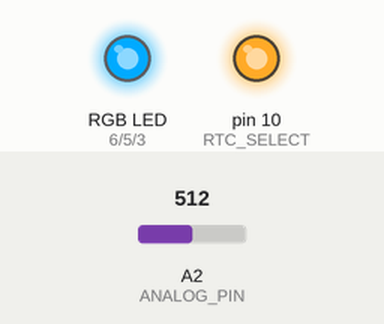
A sketch run on a simulated Arduino Uno, built with avr-gcc and run on an emulated ATmega328P. On the bench: an RGB LED mixed from three pins (HIGH = lit), output pins drawn as LEDs (lit = HIGH). The inputs (shaded band) are chosen by the test bench; at power-on: A2 (ANALOG_PIN) = 512. Storage starts empty; what the sketch prints to the serial monitor is not drawn.

Above: at 0.2 s.
Timing chart, 0 to 1.7 s (numbered marks = the images above):
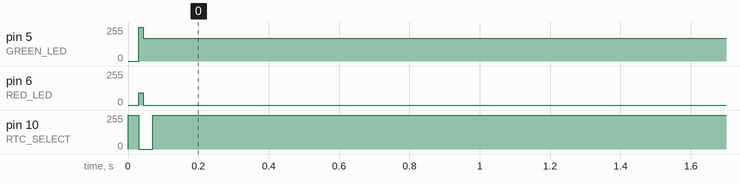

The sketch:

HS_Wearable.ino
```cpp
#include <SPI.h>
#include <SD.h>
#include "Common.h"
#include "DS3234_RTC.h"
#include "SD_Card.h"
#include "RGB.h"

void setup() {
  Serial.begin(9600);
  RTC_init();
  SD_init();
  analogReference(INTERNAL);
  RGB_init();
  readTimeDate();
  global_time = TimeDate[3]; //grab the current day of the week
  //day(1-31), month(1-12), year(0-99), hour(0-23), minute(0-59), second(0-59), weekday(1-7)
  //setTimeDate(1,4,13,17,13,00,1);
}

void loop() {
  int analog_val = analogRead(ANALOG_PIN);
  String dataString = "";
  SPI.setDataMode(SPI_MODE1);
  readTimeDate();
  dataString = timeDateToString();
  SD_write_val(dataString);
  Serial.println(dataString); //For Testing - may be removed
  Serial.println(analog_val); //For Testing - may be removed

  local_time = TimeDate[3]; //grab the current day of the week

  if(analog_val > 0) { //User is receiving UV at this point
    total_seconds++;
    Serial.print("Number of seconds outside: "); //For Testing - may be removed
    Serial.println(total_seconds); //For Testing - may be removed
  }

  if(total_seconds > 0){
     //update the LED color. Should be dispersed over a 30 minute interval
     int interval = secondsToInterval(total_seconds); //this will decide which color to light the LED
     changeLedColor(interval);
  }

  //Now let's handle a potential write to the SD card
  if(local_time != global_time){ //this should indicate a new day
    SPI.setDataMode(SPI_MODE0);
    File dataFile = SD.open("datalog.txt", FILE_WRITE);

    //if the file is available, write to it:
    if (dataFile) {
      dataFile.println(dataString);
      dataFile.close();
      // print to the serial port too:
    } else {
      Serial.println("error opening datalog.txt");
    }
    resetVisualization(); //reset any necessary parameters for a new day
  }

  delay(1000);
}
```

Common.h
```cpp
#ifndef Common_h
#define Common_h

// Slave select for real time clock
const int RTC_SELECT=10;

// Slave select for SD card
const int SD_SELECT=9; // SPI chip select for SD Card

// UV data enters on this pin
const int ANALOG_PIN = 2;

// Pins for accessing the RGB LED
const int BLUE_LED = 3;
const int GREEN_LED = 5;
const int RED_LED = 6;

// 0 (sec), 1 (min), 2 (hour), 3 (weekday 1-mon, 7-sun)
// 4 (day), 5 (month), 6 (year)
int TimeDate[7];

// This is the counter for the amount of time spend outside on a given day
int total_seconds = 0;

int global_time;
int local_time;
#endif
```

DS3234_RTC.h
```cpp
#ifndef DS3234_RTC_h
#define DS3234_RTC_h

#include <SPI.h>
#include "Common.h"
#include "RGB.h"
int RTC_init(){

  // Initialize the real-time-clock
  pinMode(RTC_SELECT,OUTPUT); // chip select
  // start the SPI library:
  SPI.begin();
  SPI.setBitOrder(MSBFIRST);
  SPI.setDataMode(SPI_MODE1); // both mode 1 & 3 should work
  //set control register
  digitalWrite(RTC_SELECT, LOW);
  SPI.transfer(0x8E);
  SPI.transfer(0x60); //60= disable Oscillator and Battery SQ wave @1hz, temp compensation, Alarms disabled
  digitalWrite(RTC_SELECT, HIGH);
  delay(10);

}

int setTimeDate(int d, int mo, int y, int h, int mi, int s, int wd){

int TimeDate [7] = { s,mi,h,wd,d,mo,y };

  for(int i=0; i<=6;i++){
    int b= TimeDate[i]/10;
    int a= TimeDate[i]-b*10;
    if(i==2){
      if (b==2)
        b=B00000010;
      else if (b==1)
        b=B00000001;
    }
    TimeDate[i]= a+(b<<4);

    digitalWrite(RTC_SELECT, LOW);
    SPI.setDataMode(SPI_MODE1);
    SPI.transfer(i+0x80);
    SPI.transfer(TimeDate[i]);
    digitalWrite(RTC_SELECT, HIGH);
  }
}

byte bcdToDec(byte val) {
  // convert binary coded decimal to normal decimal numbers
  // right shift by 4 is the same as dividing by 16
  return ( ((val >>4) *10) + (val%16) );
}

void readTimeDate(){

  SPI.setDataMode(SPI_MODE1);
  for (int i = 0; i < 7; i++){
    digitalWrite(RTC_SELECT, LOW);
    SPI.transfer(i+0x00);

    if (i == 2)
      TimeDate[i] = bcdToDec(SPI.transfer(0x00 & 0b111111));
    else
      TimeDate[i] = bcdToDec(SPI.transfer(0x00));

    digitalWrite(RTC_SELECT, HIGH);

  }
}

String timeDateToString(){
  String temp = "";

  temp.concat(TimeDate[5]); //month
  temp.concat("/") ;
  temp.concat(TimeDate[4]); //day
  temp.concat("/") ;
  temp.concat(TimeDate[6]); //year
  temp.concat("     ") ;
  temp.concat(TimeDate[2]); //hour
  temp.concat(":") ;
  temp.concat(TimeDate[1]); //min
  temp.concat(":") ;
  temp.concat(TimeDate[0]); //sec
  temp.concat(":");
  temp.concat(TimeDate[3]); //weekday 1 (mon) - 7(sun)

  return(temp);

}

void resetVisualization(){
  total_seconds = 0;
  ledUpdate(255,0,0); //set to red
  global_time = TimeDate[3]; //set the new day
}

#endif
```

RGB.h
```cpp
#ifndef RGB_h
#define RGB_h

#include <SPI.h>
#include "Common.h"

//Initialize the RGB LED
void RGB_init(){
  pinMode(BLUE_LED,OUTPUT);
  pinMode(RED_LED,OUTPUT);
  pinMode(GREEN_LED,OUTPUT);
  analogWrite(BLUE_LED,255);
  analogWrite(GREEN_LED,252);
  analogWrite(RED_LED,92); //default the LED to DARK_RED if total_seconds == 0
}

//This function will change the color of the LED based on the the RGB parameters.
void ledUpdate(int red, int green, int blue){
   int new_red = 255 - red;
   int new_green = 255 - green;
   int new_blue = 255 - blue;
   analogWrite(BLUE_LED,new_blue);
   analogWrite(GREEN_LED,new_green);
   analogWrite(RED_LED,new_red);
}

//This function is used to determine which color the LED should
//be based on the amount of time the user has spent outside.
//It's currently divided into 6 intervals, each 5 minutes long.
int secondsToInterval(int seconds){

      if (seconds <= 300){ return 1;}
      else if (seconds <= 600){ return 2;}
      else if (seconds <= 900){ return 3;}
      else if (seconds <= 1200){ return 4;}
      else if (seconds <= 1500){ return 5;}
      else { return 6;}

}

//This function will actually set the RGB values of the LED
void changeLedColor(int val){
   switch(val){
     case 1: ledUpdate(255,85,0); //red/orange
             break;
     case 2: ledUpdate(255,185,0); //orange
             break;
     case 3: ledUpdate(237,252,0); //yellow
             break;
     case 4: ledUpdate(189,255,0); //yellow/green
             break;
     case 5: ledUpdate(50,224,0); //green
             break;
     case 6: ledUpdate(14,134,0); //greener green :)
             break;
   }
}

#endif
```

SD_Card.h
```cpp
#ifndef SD_Card_h
#define SD_Card_h

#include <SD.h>
#include <SPI.h>
#include "Common.h"

int SD_init(){

  Serial.print("Initializing SD card...");
  // make sure that the default chip select pin is set to
  // output, even if you don't use it:
  pinMode(10, OUTPUT);

  // see if the card is present and can be initialized:
  if (!SD.begin(SD_SELECT)) {
    Serial.println("Card failed, or not present");
    // don't do anything more:
    return 0;
  }
  Serial.println("card initialized.");
}

int SD_write_val(String dataString){

  SPI.setDataMode(SPI_MODE0);
  File dataFile = SD.open("datalog.txt", FILE_WRITE);

  //if the file is available, write to it:
  if (dataFile) {
    dataFile.println(dataString);
    dataFile.close();
    // print to the serial port too:
  }
  else {
    Serial.println("error opening datalog.txt");
  }
}

#endif
```

Measured:
- by itself, pin 5 (GREEN_LED): 252/255 → 170/255 at 0.04 s
- by itself, pin 6 (RED_LED): 92/255 → 0/255 at 0.04 s
- by itself, pin 10 (RTC_SELECT): 255/255 → 0/255 at 0.03 s, → 254/255 0.04 s later, → 255/255 0.04 s later
